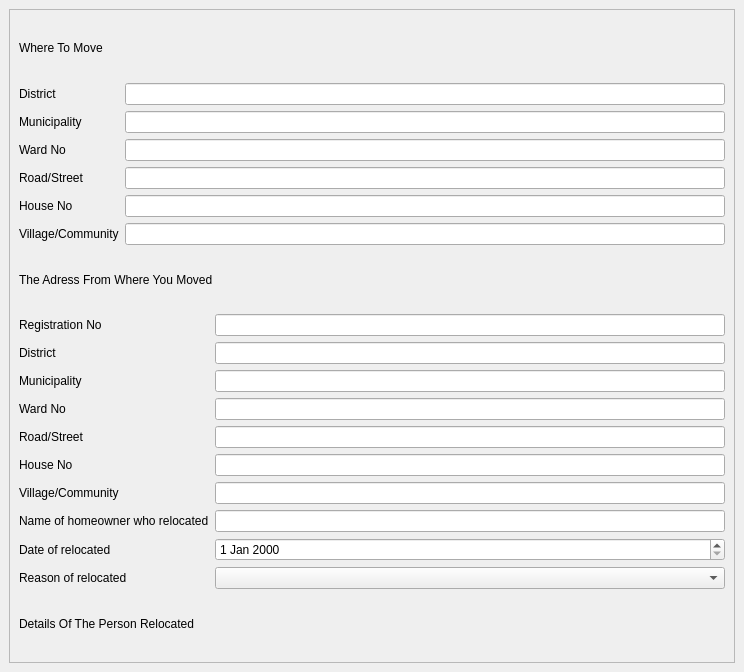
<?xml version="1.0" encoding="UTF-8"?>
<ui version="4.0">
 <class>MainWindow</class>
 <widget class="QMainWindow" name="MainWindow">
  <property name="geometry">
   <rect>
    <x>0</x>
    <y>0</y>
    <width>744</width>
    <height>672</height>
   </rect>
  </property>
  <property name="windowTitle">
   <string>MainWindow</string>
  </property>
  <widget class="QWidget" name="centralwidget">
   <layout class="QGridLayout" name="gridLayout">
    <item row="0" column="0">
     <widget class="QScrollArea" name="scrollArea">
      <property name="widgetResizable">
       <bool>true</bool>
      </property>
      <widget class="QWidget" name="scrollAreaWidgetContents">
       <property name="geometry">
        <rect>
         <x>0</x>
         <y>0</y>
         <width>720</width>
         <height>648</height>
        </rect>
       </property>
       <layout class="QGridLayout" name="gridLayout_2">
        <item row="3" column="0">
         <layout class="QFormLayout" name="formLayout_2">
          <item row="0" column="0">
           <widget class="QLabel" name="registrationNoLabel">
            <property name="text">
             <string>Registration No</string>
            </property>
           </widget>
          </item>
          <item row="0" column="1">
           <widget class="QLineEdit" name="registrationNoLineEdit"/>
          </item>
          <item row="1" column="0">
           <widget class="QLabel" name="districtLabel_2">
            <property name="text">
             <string>District</string>
            </property>
           </widget>
          </item>
          <item row="1" column="1">
           <widget class="QLineEdit" name="districtLineEdit_2"/>
          </item>
          <item row="2" column="0">
           <widget class="QLabel" name="municipalityLabel_2">
            <property name="text">
             <string>Municipality</string>
            </property>
           </widget>
          </item>
          <item row="2" column="1">
           <widget class="QLineEdit" name="municipalityLineEdit_2"/>
          </item>
          <item row="3" column="0">
           <widget class="QLabel" name="wardNoLabel_2">
            <property name="text">
             <string>Ward No</string>
            </property>
           </widget>
          </item>
          <item row="3" column="1">
           <widget class="QLineEdit" name="wardNoLineEdit_2"/>
          </item>
          <item row="4" column="0">
           <widget class="QLabel" name="roadStreetLabel_2">
            <property name="text">
             <string>Road/Street</string>
            </property>
           </widget>
          </item>
          <item row="4" column="1">
           <widget class="QLineEdit" name="roadStreetLineEdit_2"/>
          </item>
          <item row="5" column="0">
           <widget class="QLabel" name="houseNoLabel_2">
            <property name="text">
             <string>House No</string>
            </property>
           </widget>
          </item>
          <item row="5" column="1">
           <widget class="QLineEdit" name="houseNoLineEdit_2"/>
          </item>
          <item row="6" column="0">
           <widget class="QLabel" name="villageCommunityLabel">
            <property name="text">
             <string>Village/Community</string>
            </property>
           </widget>
          </item>
          <item row="6" column="1">
           <widget class="QLineEdit" name="villageCommunityLineEdit"/>
          </item>
          <item row="7" column="0">
           <widget class="QLabel" name="nameOfHomeownerWhoRelocatedLabel">
            <property name="text">
             <string>Name of homeowner who relocated</string>
            </property>
           </widget>
          </item>
          <item row="7" column="1">
           <widget class="QLineEdit" name="nameOfHomeownerWhoRelocatedLineEdit"/>
          </item>
          <item row="8" column="0">
           <widget class="QLabel" name="dateOfRelocatedLabel">
            <property name="text">
             <string>Date of relocated</string>
            </property>
           </widget>
          </item>
          <item row="8" column="1">
           <widget class="QDateEdit" name="dateOfRelocatedDateEdit"/>
          </item>
          <item row="9" column="0">
           <widget class="QLabel" name="reasonOfRelocatedLabel">
            <property name="text">
             <string>Reason of relocated</string>
            </property>
           </widget>
          </item>
          <item row="9" column="1">
           <widget class="QComboBox" name="reasonOfRelocatedComboBox"/>
          </item>
         </layout>
        </item>
        <item row="1" column="0">
         <layout class="QFormLayout" name="formLayout">
          <item row="0" column="0">
           <widget class="QLabel" name="districtLabel">
            <property name="text">
             <string>District</string>
            </property>
           </widget>
          </item>
          <item row="0" column="1">
           <widget class="QLineEdit" name="districtLineEdit"/>
          </item>
          <item row="1" column="0">
           <widget class="QLabel" name="municipalityLabel">
            <property name="text">
             <string>Municipality</string>
            </property>
           </widget>
          </item>
          <item row="1" column="1">
           <widget class="QLineEdit" name="municipalityLineEdit"/>
          </item>
          <item row="2" column="0">
           <widget class="QLabel" name="wardNoLabel">
            <property name="text">
             <string>Ward No</string>
            </property>
           </widget>
          </item>
          <item row="2" column="1">
           <widget class="QLineEdit" name="wardNoLineEdit"/>
          </item>
          <item row="3" column="0">
           <widget class="QLabel" name="roadStreetLabel">
            <property name="text">
             <string>Road/Street</string>
            </property>
           </widget>
          </item>
          <item row="3" column="1">
           <widget class="QLineEdit" name="roadStreetLineEdit"/>
          </item>
          <item row="4" column="0">
           <widget class="QLabel" name="houseNoLabel">
            <property name="text">
             <string>House No</string>
            </property>
           </widget>
          </item>
          <item row="4" column="1">
           <widget class="QLineEdit" name="houseNoLineEdit"/>
          </item>
          <item row="5" column="0">
           <widget class="QLabel" name="villageLabel">
            <property name="text">
             <string>Village/Community</string>
            </property>
           </widget>
          </item>
          <item row="5" column="1">
           <widget class="QLineEdit" name="villageyLineEdit"/>
          </item>
         </layout>
        </item>
        <item row="0" column="0">
         <widget class="QLabel" name="label">
          <property name="text">
           <string>Where To Move</string>
          </property>
         </widget>
        </item>
        <item row="2" column="0">
         <widget class="QLabel" name="label_2">
          <property name="text">
           <string>The Adress From Where You Moved</string>
          </property>
         </widget>
        </item>
        <item row="4" column="0">
         <widget class="QLabel" name="label_3">
          <property name="text">
           <string>Details Of The Person Relocated</string>
          </property>
         </widget>
        </item>
       </layout>
      </widget>
     </widget>
    </item>
   </layout>
  </widget>
 </widget>
 <resources/>
 <connections/>
</ui>
